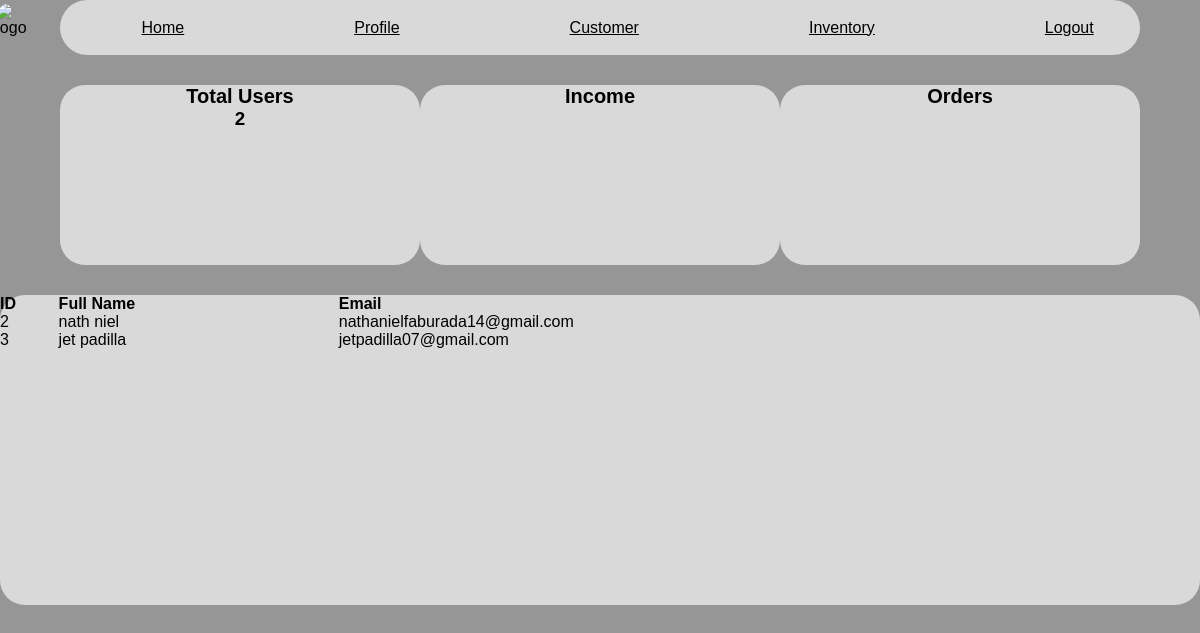
The app's page /e-commerce/adminHome.php with its own data.
### tables this page shows
CREATE TABLE `customer_credentials` (
  `customer_id` int(5) NOT NULL,
  `username` varchar(20) NOT NULL,
  `firstname` char(30) NOT NULL,
  `lastname` char(30) NOT NULL,
  `birthdate` date NOT NULL,
  `gender` set('Male','Female') NOT NULL,
  `email` varchar(50) NOT NULL,
  `password` varchar(255) NOT NULL,
  `customer_address_id` int(5) NOT NULL
);

### e-commerce/admin_Home.php (the view, shortened to what this page needs)
<?php
include("dbconnection.php");
$sql = "SELECT customer_id, firstname, lastname, email FROM customer_credentials";
$result = $conn->query($sql);
if ($result->num_rows > 0) {
    echo "<table>
            <tr>
                <th>ID</th>
                <th>Full Name</th>
                <th>Email</th>
            </tr>";
    while ($row = $result->fetch_assoc()) {
        echo "<tr>
                <td>" . $row["customer_id"] . "</td>
                <td>" . $row["firstname"] . " " . $row["lastname"] . "</td>
                <td>" . $row["email"] . "</td>
              </tr>";
    }
    echo "</table>";
} else {
    echo "0 results";
}
?>

### e-commerce/styling_folder/admin.css (style rules this page uses)
* { margin: auto; padding: 0%; }
body { font-family: Arial, Helvetica, sans-serif; background-color: #969696; }
.list_account table { width: 100%; border-collapse: collapse; text-align: left; }

### records on screen
customer_credentials: customer_id "2", firstname "nath", lastname "niel", email "nathanielfaburada14@gmail.com"
customer_credentials: customer_id "3", firstname "jet", lastname "padilla", email "jetpadilla07@gmail.com"

### other values on screen
$user_count "2"
